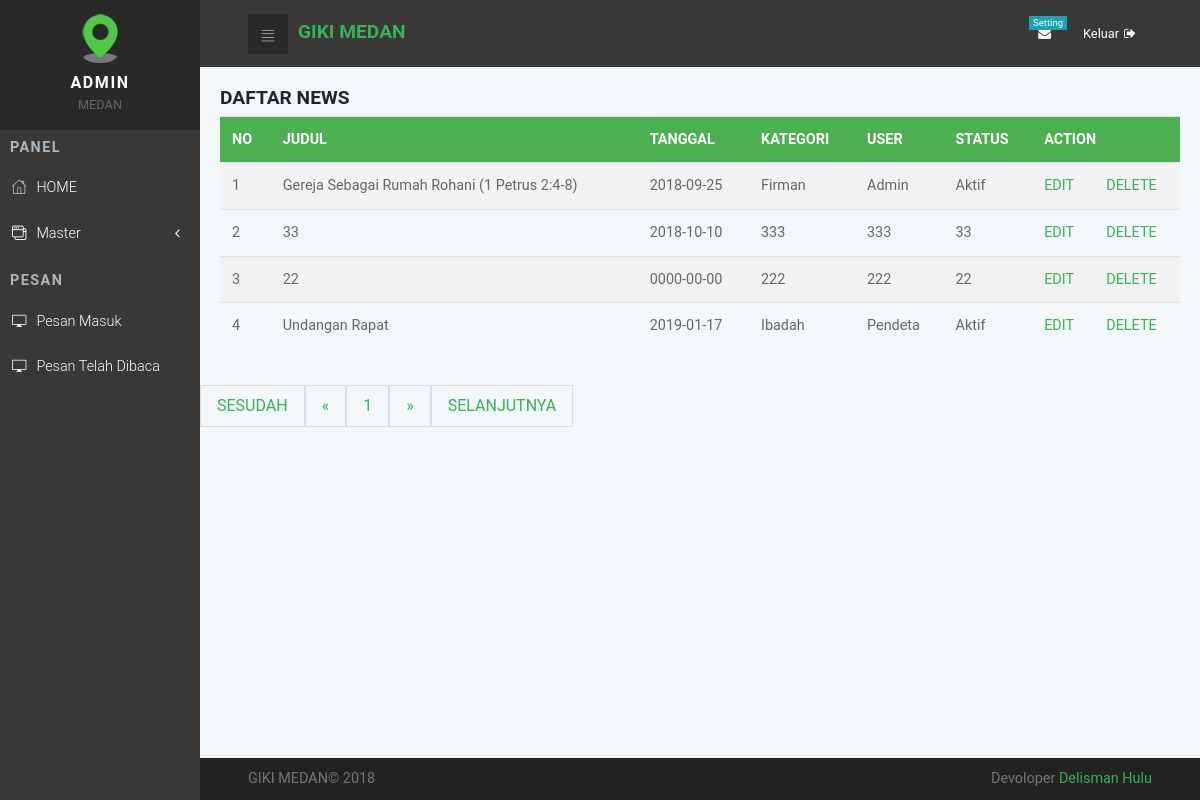
Page /admin/blog_tampil.php on the committed database.
### tables this page shows
CREATE TABLE IF NOT EXISTS `tbl_blog` (
`kode` int(11) NOT NULL,
  `kategori` varchar(50) DEFAULT NULL,
  `judul` varchar(100) DEFAULT NULL,
  `konten` text,
  `tgl_posting` date DEFAULT NULL,
  `user` varchar(50) DEFAULT NULL,
  `status` varchar(10) NOT NULL,
  `gambar` varchar(100) NOT NULL
);

### admin/blog_tampil.php (the view, shortened to what this page needs)
<?php include'header.php';
error_reporting(0); ?>
<head>
</head>
	<div class="card-body">
		<h3>DAFTAR NEWS</h3>
                  <div class="table-responsive">
                    <table class="table">
					<tr>
						<th>NO</th>
						<th>JUDUL</th>
						<th>TANGGAL</th>
						<th>KATEGORI</th>
						<th>USER</th>
						<th>STATUS</th>
						<th colspan="2">ACTION</th>
					</tr>
					<?php
					$page = (isset($_GET['page']))? $_GET['page'] : 1;
					$limit = 5;
					$limit_start = ($page - 1) * $limit;
					$sql = mysqli_query($konek, "SELECT * FROM tbl_blog LIMIT ".$limit_start.",".$limit);
					$no = $limit_start + 1;
					while($data = mysqli_fetch_array($sql)){
					?>
						<tr>
							<td> <?php echo $no; ?></td>
							<td> <?php echo $data['judul']; ?></td>
							<td> <?php echo $data['tgl_posting']; ?></td>
							<td> <?php echo $data['kategori']; ?></td>
							<td> <?php echo $data['user']; ?></td>
							<td> <?php echo $data['status']; ?></td>
							<td> <a href="blog_edit.php?id=<?php echo base64_encode($data['kode']); ?>">EDIT</a></td>
							<td> <a href="blog_hapus.php?id=<?php echo $data['kode']; ?> ">DELETE</a></td>
						</tr>
					<?php
						$no++;
					}
					?>
				</table>
			</div>
			</div>
			<ul class="pagination">
				<?php
				if($page == 1){
				?>
					<li class="disabled"><a href="#">SESUDAH</a></li>
					<li class="disabled"><a href="#">&laquo;</a></li>
				<?php
				}else{
					$link_prev = ($page > 1)? $page - 1 : 1;
				?>
					<li><a href="blog_tampil.php?page=1">SESUDAH</a></li>
					<li><a href="blog_tampil.php?page=<?php echo $link_prev; ?>">&laquo;</a></li>
				<?php
				}
				?>
				<?php
				$sql2 = mysqli_query($konek, "SELECT COUNT(*) AS jumlah FROM tbl_blog");
				$get_jumlah = mysqli_fetch_array($sql2);
				$jumlah_page = ceil($get_jumlah['jumlah'] / $limit);
				$jumlah_number = 3;
				$start_number = ($page > $jumlah_number)? $page - $jumlah_number : 1;
				$end_number = ($page < ($jumlah_page - $jumlah_number))? $page + $jumlah_number : $jumlah_page;
				for($i = $start_number; $i <= $end_number; $i++){
					$link_active = ($page == $i)? ' class="active"' : '';
				?>
					<li<?php echo $link_active; ?>><a href="blog_tampil.php?page=<?php echo $i; ?>"><?php echo $i; ?></a></li>
				<?php
				}
				?>
				<?php
				if($page == $jumlah_page){
				?>
					<li class="disabled"><a href="#">&raquo;</a></li>
					<li class="disabled"><a href="#">SELANJUTNYA</a></li>
				<?php
				}else{
					$link_next = ($page < $jumlah_page)? $page + 1 : $jumlah_page;
				?>
					<li><a href="blog_tampil.php?page=<?php echo $link_next; ?>">&raquo;</a></li>
					<li><a href="blog_tampil.php?page=<?php echo $jumlah_page; ?>">SELANJUTNYA</a></li>
				<?php
				}
				?>
			</ul>
		<div>
<?php include'footer.php'; ?>

### admin/css/style.default.css (style rules this page uses)
a { display: inline-block; text-decoration: none; color: #fff; }
body { overflow-x: hidden; }
table { font-size: 0.9em; color: #666; }
body { font-family: "Roboto", sans-serif; font-size: 1rem; font-weight: 400; line-height: 1.5; color: #212529; background-color: #fff; }
a { color: #33b35a; text-decoration: none; }
h1, h2, h3, h4, h5, h6, .h1, .h2, .h3, .h4, .h5, .h6 { margin-bottom: 0.5rem; font-family: inherit; font-weight: 700; line-height: 1.1; color: inherit; }
h3, .h3 { font-size: 1.2rem; }
.card-body { padding: 1.25rem; }

### admin/blog_tampil.php (style rules this page uses)
table { border-collapse: collapse; width: 100%; }
th, td { text-align: left; padding: 8px; }
tr:nth-child(even) { background-color: #f2f2f2 }
th { background-color: #4CAF50; color: white; }
.pagination { display: inline-block; }
.pagination li { color: black; float: left; padding: 8px 16px; text-decoration: none; transition: background-color .3s; border: 1px solid #ddd; }

### rows in the picture
tbl_blog: judul "Gereja Sebagai Rumah Rohani (1 Petrus 2:4-8)", tgl_posting "2018-09-25", kategori "Firman", user "Admin", status "Aktif"
tbl_blog: judul "33", tgl_posting "2018-10-10", kategori "333", user "333", status "33"
tbl_blog: judul "22", tgl_posting "0000-00-00", kategori "222", user "222", status "22"
tbl_blog: judul "Undangan Rapat", tgl_posting "2019-01-17", kategori "Ibadah", user "Pendeta", status "Aktif"
